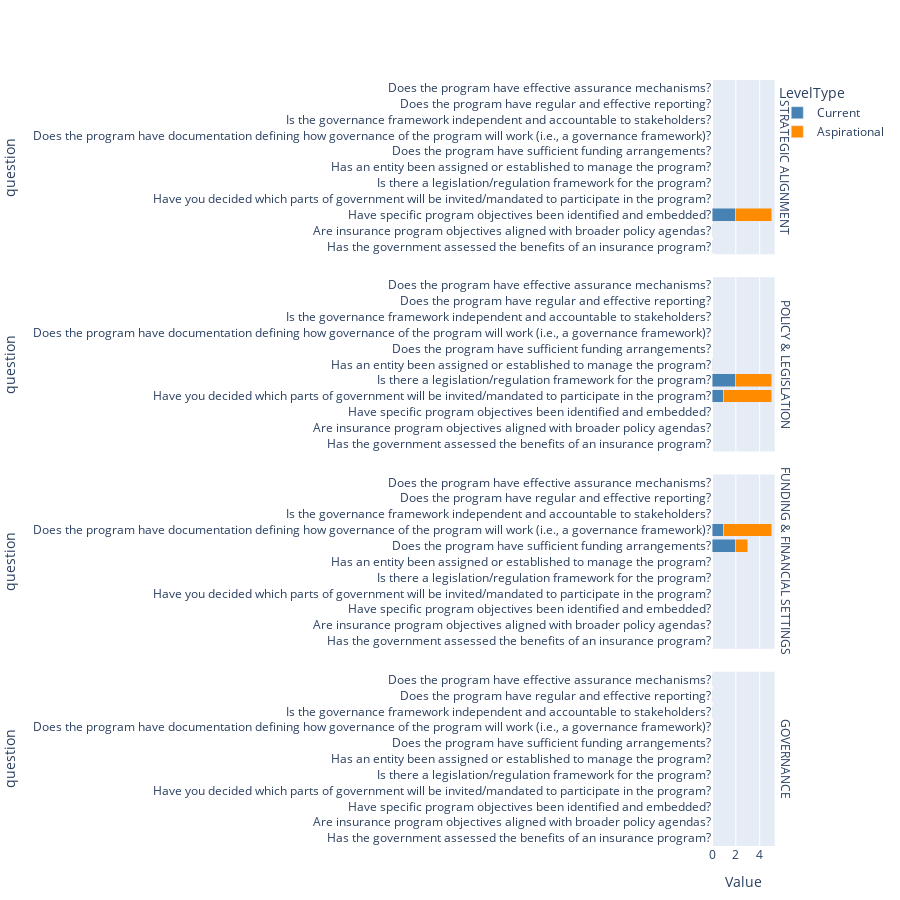

Source (notebook cell):
### Code cell
import pandas as pd
import plotly.express as px

df = pd.DataFrame({
    "question": questions,
    "category": categories,
    "Current": current,
    "Aspirational": aspirational
})
df = df.melt(id_vars=["question","category"], var_name="LevelType", value_name="Value")

fig2 = px.bar(
    df,
    x="Value", y="question", color="LevelType",
    orientation="h",
    facet_row="category",
    category_orders={"question": questions[::-1]},
    color_discrete_map={"Current":"steelblue","Aspirational":"darkorange"},
    height=900,
)
fig2.update_layout(barmode="stack", margin=dict(l=200, r=40, t=80, b=40))
fig2.for_each_annotation(lambda a: a.update(text=a.text.split("=")[-1].upper()))
fig2.show()

### Figure 1 — Plotly figure (JSON) as saved in the notebook; plotly's stock layout.template omitted (floating-point values rounded to 4 significant figures)
{"data": [{"alignmentgroup": "True", "hovertemplate": "LevelType=Current<br>category=Strategic Alignment<br>Value=%{x}<br>question=%{y}<extra></extra>", "legendgroup": "Current", "marker": {"color": "steelblue", "pattern": {"shape": ""}}, "name": "Current", "offsetgroup": "Current", "orientation": "h", "showlegend": true, "textposition": "auto", "type": "bar", "x": [0, 0, 2], "xaxis": "x4", "y": ["Has the government assessed the benefits of an insurance program?", "Are insurance program objectives aligned with broader policy agendas?", "Have specific program objectives been identified and embedded?"], "yaxis": "y4"}, {"alignmentgroup": "True", "hovertemplate": "LevelType=Current<br>category=Policy & Legislation<br>Value=%{x}<br>question=%{y}<extra></extra>", "legendgroup": "Current", "marker": {"color": "steelblue", "pattern": {"shape": ""}}, "name": "Current", "offsetgroup": "Current", "orientation": "h", "showlegend": false, "textposition": "auto", "type": "bar", "x": [1, 2, 0], "xaxis": "x3", "y": ["Have you decided which parts of government will be invited/mandated to participate in the program?", "Is there a legislation/regulation framework for the program?", "Has an entity been assigned or established to manage the program?"], "yaxis": "y3"}, {"alignmentgroup": "True", "hovertemplate": "LevelType=Current<br>category=Funding & Financial Settings<br>Value=%{x}<br>question=%{y}<extra></extra>", "legendgroup": "Current", "marker": {"color": "steelblue", "pattern": {"shape": ""}}, "name": "Current", "offsetgroup": "Current", "orientation": "h", "showlegend": false, "textposition": "auto", "type": "bar", "x": [2, 1], "xaxis": "x2", "y": ["Does the program have sufficient funding arrangements?", "Does the program have documentation defining how governance of the program will work\n(i.e., a governance framework)?"], "yaxis": "y2"}, {"alignmentgroup": "True", "hovertemplate": "LevelType=Current<br>category=Governance<br>Value=%{x}<br>question=%{y}<extra></extra>", "legendgroup": "Current", "marker": {"color": "steelblue", "pattern": {"shape": ""}}, "name": "Current", "offsetgroup": "Current", "orientation": "h", "showlegend": false, "textposition": "auto", "type": "bar", "x": [0, 0, 0], "xaxis": "x", "y": ["Is the governance framework independent and accountable to stakeholders?", "Does the program have regular and effective reporting?", "Does the program have effective assurance mechanisms?"], "yaxis": "y"}, {"alignmentgroup": "True", "hovertemplate": "LevelType=Aspirational<br>category=Strategic Alignment<br>Value=%{x}<br>question=%{y}<extra></extra>", "legendgroup": "Aspirational", "marker": {"color": "darkorange", "pattern": {"shape": ""}}, "name": "Aspirational", "offsetgroup": "Aspirational", "orientation": "h", "showlegend": true, "textposition": "auto", "type": "bar", "x": [0, 0, 3], "xaxis": "x4", "y": ["Has the government assessed the benefits of an insurance program?", "Are insurance program objectives aligned with broader policy agendas?", "Have specific program objectives been identified and embedded?"], "yaxis": "y4"}, {"alignmentgroup": "True", "hovertemplate": "LevelType=Aspirational<br>category=Policy & Legislation<br>Value=%{x}<br>question=%{y}<extra></extra>", "legendgroup": "Aspirational", "marker": {"color": "darkorange", "pattern": {"shape": ""}}, "name": "Aspirational", "offsetgroup": "Aspirational", "orientation": "h", "showlegend": false, "textposition": "auto", "type": "bar", "x": [4, 3, 0], "xaxis": "x3", "y": ["Have you decided which parts of government will be invited/mandated to participate in the program?", "Is there a legislation/regulation framework for the program?", "Has an entity been assigned or established to manage the program?"], "yaxis": "y3"}, {"alignmentgroup": "True", "hovertemplate": "LevelType=Aspirational<br>category=Funding & Financial Settings<br>Value=%{x}<br>question=%{y}<extra></extra>", "legendgroup": "Aspirational", "marker": {"color": "darkorange", "pattern": {"shape": ""}}, "name": "Aspirational", "offsetgroup": "Aspirational", "orientation": "h", "showlegend": false, "textposition": "auto", "type": "bar", "x": [1, 4], "xaxis": "x2", "y": ["Does the program have sufficient funding arrangements?", "Does the program have documentation defining how governance of the program will work\n(i.e., a governance framework)?"], "yaxis": "y2"}, {"alignmentgroup": "True", "hovertemplate": "LevelType=Aspirational<br>category=Governance<br>Value=%{x}<br>question=%{y}<extra></extra>", "legendgroup": "Aspirational", "marker": {"color": "darkorange", "pattern": {"shape": ""}}, "name": "Aspirational", "offsetgroup": "Aspirational", "orientation": "h", "showlegend": false, "textposition": "auto", "type": "bar", "x": [0, 0, 0], "xaxis": "x", "y": ["Is the governance framework independent and accountable to stakeholders?", "Does the program have regular and effective reporting?", "Does the program have effective assurance mechanisms?"], "yaxis": "y"}], "layout": {"annotations": [{"font": {}, "showarrow": false, "text": "GOVERNANCE", "textangle": 90, "x": 0.98, "xanchor": "left", "xref": "paper", "y": 0.1138, "yanchor": "middle", "yref": "paper"}, {"font": {}, "showarrow": false, "text": "FUNDING & FINANCIAL SETTINGS", "textangle": 90, "x": 0.98, "xanchor": "left", "xref": "paper", "y": 0.3712, "yanchor": "middle", "yref": "paper"}, {"font": {}, "showarrow": false, "text": "POLICY & LEGISLATION", "textangle": 90, "x": 0.98, "xanchor": "left", "xref": "paper", "y": 0.6288, "yanchor": "middle", "yref": "paper"}, {"font": {}, "showarrow": false, "text": "STRATEGIC ALIGNMENT", "textangle": 90, "x": 0.98, "xanchor": "left", "xref": "paper", "y": 0.8862, "yanchor": "middle", "yref": "paper"}], "barmode": "stack", "height": 900, "legend": {"title": {"text": "LevelType"}, "tracegroupgap": 0}, "margin": {"b": 40, "l": 200, "r": 40, "t": 80}, "xaxis": {"anchor": "y", "domain": [0, 0.98], "title": {"text": "Value"}}, "xaxis2": {"anchor": "y2", "domain": [0, 0.98], "matches": "x", "showticklabels": false}, "xaxis3": {"anchor": "y3", "domain": [0, 0.98], "matches": "x", "showticklabels": false}, "xaxis4": {"anchor": "y4", "domain": [0, 0.98], "matches": "x", "showticklabels": false}, "yaxis": {"anchor": "x", "categoryarray": ["Has the government assessed the benefits of an insurance program?", "Are insurance program objectives aligned with broader policy agendas?", "Have specific program objectives been identified and embedded?", "Have you decided which parts of government will be invited/mandated to participate in the program?", "Is there a legislation/regulation framework for the program?", "Has an entity been assigned or established to manage the program?", "Does the program have sufficient funding arrangements?", "Does the program have documentation defining how governance of the program will work\n(i.e., a governance framework)?", "Is the governance framework independent and accountable to stakeholders?", "Does the program have regular and effective reporting?", "Does the program have effective assurance mechanisms?"], "categoryorder": "array", "domain": [0, 0.2275], "title": {"text": "question"}}, "yaxis2": {"anchor": "x2", "categoryarray": ["Has the government assessed the benefits of an insurance program?", "Are insurance program objectives aligned with broader policy agendas?", "Have specific program objectives been identified and embedded?", "Have you decided which parts of government will be invited/mandated to participate in the program?", "Is there a legislation/regulation framework for the program?", "Has an entity been assigned or established to manage the program?", "Does the program have sufficient funding arrangements?", "Does the program have documentation defining how governance of the program will work\n(i.e., a governance framework)?", "Is the governance framework independent and accountable to stakeholders?", "Does the program have regular and effective reporting?", "Does the program have effective assurance mechanisms?"], "categoryorder": "array", "domain": [0.2575, 0.485], "matches": "y", "title": {"text": "question"}}, "yaxis3": {"anchor": "x3", "categoryarray": ["Has the government assessed the benefits of an insurance program?", "Are insurance program objectives aligned with broader policy agendas?", "Have specific program objectives been identified and embedded?", "Have you decided which parts of government will be invited/mandated to participate in the program?", "Is there a legislation/regulation framework for the program?", "Has an entity been assigned or established to manage the program?", "Does the program have sufficient funding arrangements?", "Does the program have documentation defining how governance of the program will work\n(i.e., a governance framework)?", "Is the governance framework independent and accountable to stakeholders?", "Does the program have regular and effective reporting?", "Does the program have effective assurance mechanisms?"], "categoryorder": "array", "domain": [0.515, 0.7425], "matches": "y", "title": {"text": "question"}}, "yaxis4": {"anchor": "x4", "categoryarray": ["Has the government assessed the benefits of an insurance program?", "Are insurance program objectives aligned with broader policy agendas?", "Have specific program objectives been identified and embedded?", "Have you decided which parts of government will be invited/mandated to participate in the program?", "Is there a legislation/regulation framework for the program?", "Has an entity been assigned or established to manage the program?", "Does the program have sufficient funding arrangements?", "Does the program have documentation defining how governance of the program will work\n(i.e., a governance framework)?", "Is the governance framework independent and accountable to stakeholders?", "Does the program have regular and effective reporting?", "Does the program have effective assurance mechanisms?"], "categoryorder": "array", "domain": [0.7725, 1], "matches": "y", "title": {"text": "question"}}}}
